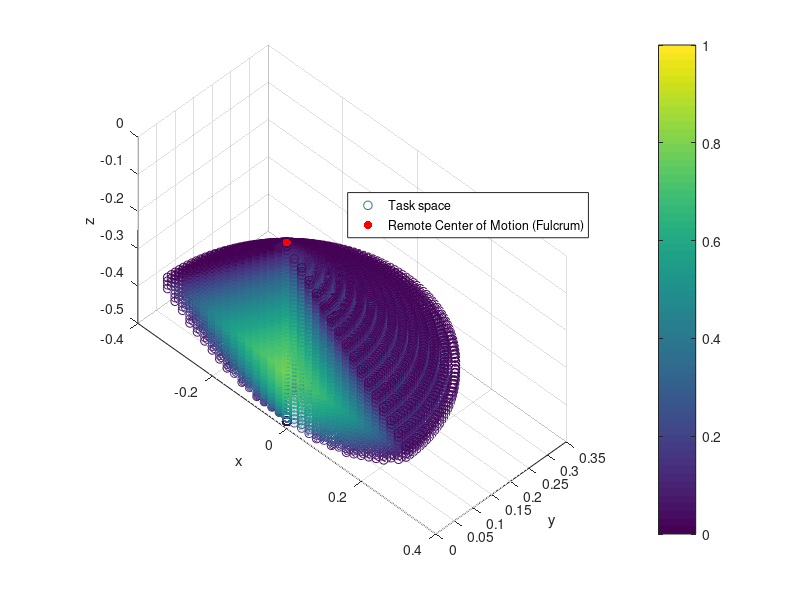

The MATLAB script that drew this image:
x = []; y = []; z = [];
r = [];
x0 = 0;
y0 = 0;
s = 0:0.005:0.5;

L = 0.48;
k = 4.5;

for z0=-L:0.01:0
    if abs(z0)*sqrt(2) <= L
        rmax = abs(z0);
    else
        rmax = sqrt(L^2-z0^2);
    end
    for r0=0:0.02:rmax
        x = [x, r0*cos(2*pi*s) + x0];
        y = [y, r0*sin(2*pi*s) + y0];
        z = [z, z0*ones(size(s))];
        lp = 1-exp(-k*(rmax-r0));
        r = [r, lp*ones(size(s))];
    end
end

yr = pi/2;
Ry = [cos(yr) 0 sin(yr); 0 1 0; -sin(yr) 0 cos(yr)];

close all
figure = gcf;
hold on, grid on
xlabel('x');
ylabel('y');
zlabel('z');
view([45 45]);
colorbar;
set(gca,'DataAspectRatio',[1 1 1]);
scatter3(x, y, z, 40, r);
scatter3(0, 0, 0, 'r', 'filled');
legend({'Task space', 'Remote Center of Motion (Fulcrum)'});
%xyzRy = Ry*[x; y; z];
%scatter3(xyzRy(1,:), xyzRy(2,:), xyzRy(3,:), 'b', 'filled');